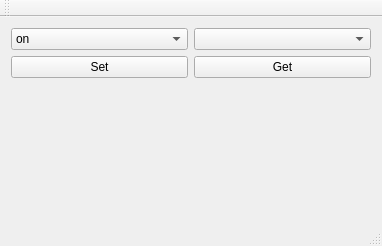
<?xml version="1.0" encoding="UTF-8"?>
<ui version="4.0">
 <class>MainWindow</class>
 <widget class="QMainWindow" name="MainWindow">
  <property name="geometry">
   <rect>
    <x>0</x>
    <y>0</y>
    <width>382</width>
    <height>246</height>
   </rect>
  </property>
  <property name="windowTitle">
   <string>MainWindow</string>
  </property>
  <widget class="QWidget" name="centralWidget">
   <layout class="QGridLayout" name="gridLayout">
    <item row="0" column="0">
     <widget class="QComboBox" name="comboBox_2">
      <item>
       <property name="text">
        <string>on</string>
       </property>
      </item>
      <item>
       <property name="text">
        <string>off</string>
       </property>
      </item>
     </widget>
    </item>
    <item row="0" column="1">
     <widget class="QComboBox" name="comboBox"/>
    </item>
    <item row="1" column="0">
     <widget class="QPushButton" name="pbSet">
      <property name="text">
       <string>Set</string>
      </property>
     </widget>
    </item>
    <item row="1" column="1">
     <widget class="QPushButton" name="pbGet">
      <property name="text">
       <string>Get</string>
      </property>
     </widget>
    </item>
    <item row="2" column="0">
     <widget class="QLabel" name="label">
      <property name="text">
       <string/>
      </property>
     </widget>
    </item>
   </layout>
  </widget>
  <widget class="QMenuBar" name="menuBar">
   <property name="geometry">
    <rect>
     <x>0</x>
     <y>0</y>
     <width>382</width>
     <height>27</height>
    </rect>
   </property>
  </widget>
  <widget class="QToolBar" name="mainToolBar">
   <attribute name="toolBarArea">
    <enum>TopToolBarArea</enum>
   </attribute>
   <attribute name="toolBarBreak">
    <bool>false</bool>
   </attribute>
  </widget>
  <widget class="QStatusBar" name="statusBar"/>
 </widget>
 <layoutdefault spacing="6" margin="11"/>
 <resources/>
 <connections/>
</ui>
